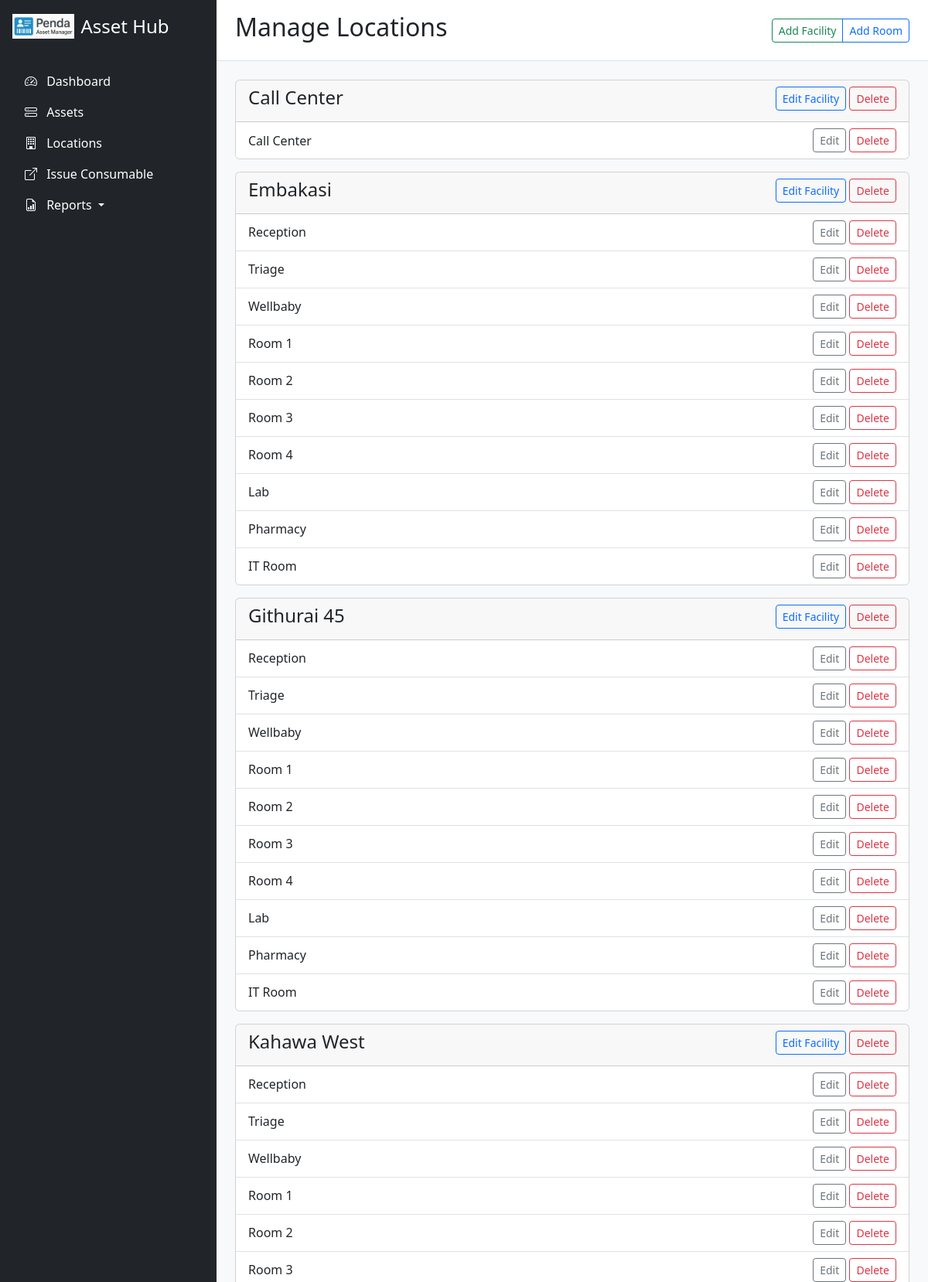
The page /admin/locations (signed in, upper part) on the database its author committed.
### app/models.py (models this page shows)
class Facility(db.Model):
    id = db.Column(db.Integer, primary_key=True)
    name = db.Column(db.String(100), unique=True,
                     nullable=False)  # e.g., 'Central Store', 'General Hospital', 'Support Office'
    rooms = db.relationship('Room', backref='facility', lazy='dynamic')
    managers = db.relationship('User', backref='facility', lazy='dynamic')

class Room(db.Model):
    id = db.Column(db.Integer, primary_key=True)
    name = db.Column(db.String(100), nullable=False)
    facility_id = db.Column(db.Integer, db.ForeignKey('facility.id'), nullable=False)
    assets = db.relationship('Asset', backref='room', lazy='dynamic')
    __table_args__ = (db.UniqueConstraint('name', 'facility_id', name='_room_facility_uc'),)

### app/admin_routes.py (the view)
@admin_bp.route('/locations')
def list_locations():
    facilities = Facility.query.order_by(Facility.name).all()
    return render_template('admin/list_locations.html', facilities=facilities, title="Manage Locations")

### app/admin_routes.py (called while the page is built)
@admin_bp.before_request
@login_required
@role_required('Super Admin')
def before_request():
    pass

### app/models.py (called while the page is built)
@login_manager.user_loader
def load_user(id):
    return User.query.get(int(id))

### app/templates/admin/list_locations.html
{% extends "base.html" %}
{% block page_header %}
<div class="d-flex justify-content-between flex-wrap flex-md-nowrap align-items-center">
    <h1 class="h2">{{ title }}</h1>
    <div class="btn-group">
        <a href="{{ url_for('admin.add_facility') }}" class="btn btn-sm btn-outline-success">Add Facility</a>
        <a href="{{ url_for('admin.add_room') }}" class="btn btn-sm btn-outline-primary">Add Room</a>
    </div>
</div>
{% endblock %}
{% block content %}
{% for facility in facilities %}
<div class="card mb-3">
    <div class="card-header d-flex justify-content-between">
        <h4>{{ facility.name }}</h4>
        <div>
            <a href="{{ url_for('admin.edit_facility', id=facility.id) }}" class="btn btn-sm btn-outline-primary">Edit Facility</a>
            <button type="button" class="btn btn-sm btn-outline-danger"
                    data-bs-toggle="modal"
                    data-bs-target="#confirmModal"
                    data-form-action="{{ url_for('admin.delete_location', type='facility', id=facility.id) }}"
                    data-modal-body="Are you sure you want to delete the facility '{{ facility.name }}'?">
                Delete
            </button>
        </div>
    </div>
    <ul class="list-group list-group-flush">
        {% for room in facility.rooms %}
        <li class="list-group-item d-flex justify-content-between align-items-center">
            {{ room.name }}
            <div>
                <a href="{{ url_for('admin.edit_room', id=room.id) }}" class="btn btn-sm btn-outline-secondary">Edit</a>
                <button type="button" class="btn btn-sm btn-outline-danger"
                        data-bs-toggle="modal"
                        data-bs-target="#confirmModal"
                        data-form-action="{{ url_for('admin.delete_location', type='room', id=room.id) }}"
                        data-modal-body="Are you sure you want to delete the room '{{ room.name }}' from '{{ facility.name }}'?">
                    Delete
                </button>
            </div>
        </li>
        {% else %}
        <li class="list-group-item text-muted">No rooms in this facility.</li>
        {% endfor %}
    </ul>
</div>
{% endfor %}
{% endblock %}

### app/static/css/style.css (style rules this page uses)
body { overflow-x: hidden; background-color: #f8f9fa; }
.card-header { font-weight: 500; }

### rows shown on the page
Facility: name "Call Center"
Room: name "Call Center"
Facility: name "Embakasi"
Room: name "Reception"
Room: name "Triage"
Room: name "Wellbaby"
Room: name "Room 1"
Room: name "Room 2"
Room: name "Room 3"
Room: name "Room 4"
Room: name "Lab"
Room: name "Pharmacy"
Room: name "IT Room"
Facility: name "Githurai 45"
Room: name "Reception"
Room: name "Triage"
Room: name "Wellbaby"
Room: name "Room 1"
Room: name "Room 2"
Room: name "Room 3"
Room: name "Room 4"
Room: name "Lab"
Room: name "Pharmacy"
Room: name "IT Room"
Facility: name "Kahawa West"
Room: name "Reception"
Room: name "Triage"
Room: name "Wellbaby"
Room: name "Room 1"
Room: name "Room 2"
Room: name "Room 3"

### other values the page prints
{{ title }} "Manage Locations"
